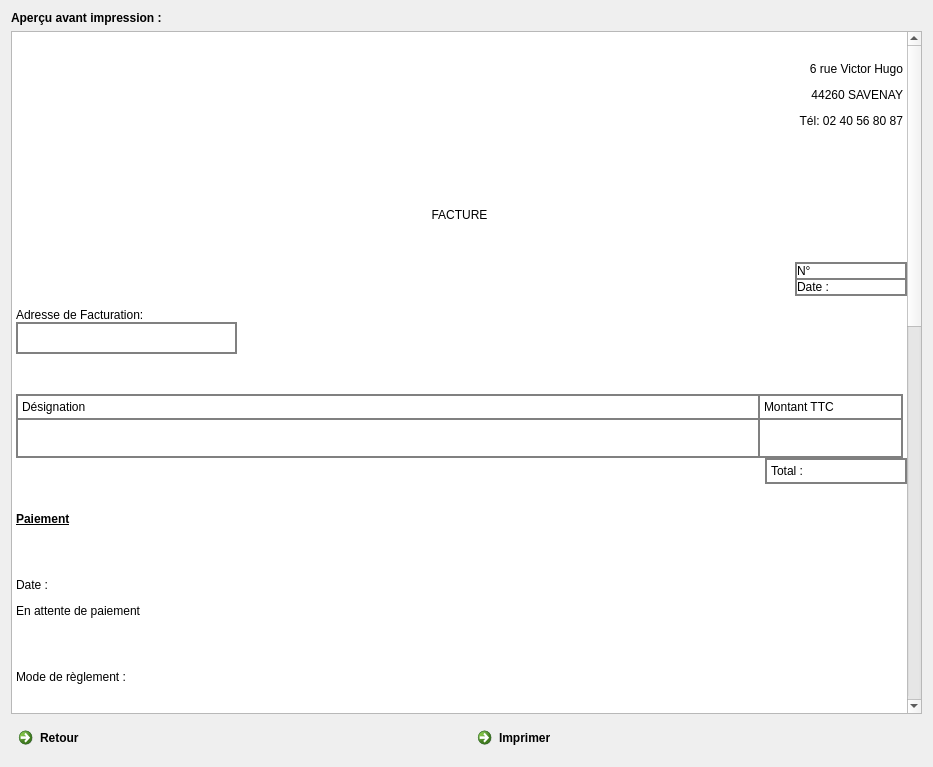
<?xml version="1.0" encoding="UTF-8"?>
<ui version="4.0">
 <class>F_ImprimerFacture</class>
 <widget class="QDialog" name="F_ImprimerFacture">
  <property name="geometry">
   <rect>
    <x>0</x>
    <y>0</y>
    <width>933</width>
    <height>767</height>
   </rect>
  </property>
  <property name="windowTitle">
   <string>Dialog</string>
  </property>
  <layout class="QGridLayout" name="gridLayout">
   <item row="1" column="0">
    <layout class="QVBoxLayout" name="verticalLayout">
     <item>
      <widget class="QLabel" name="Lb_Contenu">
       <property name="font">
        <font>
         <weight>75</weight>
         <bold>true</bold>
        </font>
       </property>
       <property name="text">
        <string>Aperçu avant impression :</string>
       </property>
      </widget>
     </item>
     <item>
      <widget class="QTextEdit" name="TxE_Contenu">
       <property name="readOnly">
        <bool>true</bool>
       </property>
       <property name="html">
        <string>&lt;!DOCTYPE HTML PUBLIC &quot;-//W3C//DTD HTML 4.0//EN&quot; &quot;http://www.w3.org/TR/REC-html40/strict.dtd&quot;&gt;
&lt;html&gt;&lt;head&gt;&lt;meta name=&quot;qrichtext&quot; content=&quot;1&quot; /&gt;&lt;style type=&quot;text/css&quot;&gt;
p, li { white-space: pre-wrap; }
&lt;/style&gt;&lt;/head&gt;&lt;body style=&quot; font-family:'Noto Sans'; font-size:9pt; font-weight:400; font-style:normal;&quot;&gt;
&lt;p style=&quot; margin-top:0px; margin-bottom:0px; margin-left:0px; margin-right:0px; -qt-block-indent:0; text-indent:0px;&quot;&gt;&lt;img src=&quot;:/logo-ludo.png&quot; width=&quot;480&quot; height=&quot;100&quot; style=&quot;float: left;&quot; /&gt; &lt;/p&gt;
&lt;p align=&quot;right&quot; style=&quot; margin-top:12px; margin-bottom:12px; margin-left:0px; margin-right:0px; -qt-block-indent:0; text-indent:0px;&quot;&gt;6 rue Victor Hugo&lt;/p&gt;
&lt;p align=&quot;right&quot; style=&quot; margin-top:12px; margin-bottom:12px; margin-left:0px; margin-right:0px; -qt-block-indent:0; text-indent:0px;&quot;&gt;44260 SAVENAY&lt;/p&gt;
&lt;p align=&quot;right&quot; style=&quot; margin-top:12px; margin-bottom:12px; margin-left:0px; margin-right:0px; -qt-block-indent:0; text-indent:0px;&quot;&gt;Tél: 02 40 56 80 87&lt;/p&gt;
&lt;p style=&quot; margin-top:0px; margin-bottom:0px; margin-left:0px; margin-right:0px; -qt-block-indent:0; text-indent:0px;&quot;&gt;&lt;br /&gt;&lt;br /&gt;&lt;br /&gt;&lt;/p&gt;
&lt;p align=&quot;center&quot; style=&quot; margin-top:12px; margin-bottom:0px; margin-left:0px; margin-right:0px; -qt-block-indent:0; text-indent:0px; line-height:100%; background-color:transparent;&quot;&gt;&lt;span style=&quot; background-color:transparent;&quot;&gt;FACTURE&lt;/span&gt;&lt;/p&gt;
&lt;p align=&quot;center&quot; style=&quot; margin-top:12px; margin-bottom:0px; margin-left:0px; margin-right:0px; -qt-block-indent:0; text-indent:0px; line-height:100%; background-color:transparent;&quot;&gt;&lt;br /&gt;&lt;/p&gt;
&lt;p align=&quot;right&quot; style=&quot;-qt-paragraph-type:empty; margin-top:0px; margin-bottom:0px; margin-left:0px; margin-right:0px; -qt-block-indent:0; text-indent:0px;&quot;&gt;&lt;br /&gt;&lt;/p&gt;
&lt;table border=&quot;1&quot; style=&quot; border-style:solid; margin-top:0px; margin-bottom:0px; margin-left:0px; margin-right:0px;&quot; align=&quot;right&quot; width=&quot;118&quot; cellspacing=&quot;0&quot; cellpadding=&quot;4&quot;&gt;
&lt;tr&gt;
&lt;td width=&quot;108&quot; style=&quot; vertical-align:top; padding-left:0; padding-right:0; padding-top:0; padding-bottom:0;&quot;&gt;
&lt;p style=&quot; margin-top:12px; margin-bottom:12px; margin-left:0px; margin-right:0px; -qt-block-indent:0; text-indent:0px;&quot;&gt;N° &lt;/p&gt;&lt;/td&gt;&lt;/tr&gt;
&lt;tr&gt;
&lt;td style=&quot; vertical-align:top; padding-left:0; padding-right:0; padding-top:0; padding-bottom:0;&quot;&gt;
&lt;p style=&quot; margin-top:12px; margin-bottom:12px; margin-left:0px; margin-right:0px; -qt-block-indent:0; text-indent:0px;&quot;&gt;Date : &lt;/p&gt;&lt;/td&gt;&lt;/tr&gt;&lt;/table&gt;
&lt;p style=&quot; margin-top:12px; margin-bottom:0px; margin-left:0px; margin-right:0px; -qt-block-indent:0; text-indent:0px; line-height:100%; background-color:transparent;&quot;&gt;&lt;span style=&quot; background-color:transparent;&quot;&gt;Adresse de Facturation:&lt;/span&gt;&lt;/p&gt;
&lt;table border=&quot;1&quot; style=&quot; border-style:solid; margin-top:0px; margin-bottom:0px; margin-left:0px; margin-right:0px;&quot; width=&quot;227&quot; cellspacing=&quot;0&quot; cellpadding=&quot;4&quot;&gt;
&lt;tr&gt;
&lt;td width=&quot;217&quot; style=&quot; vertical-align:top; padding-left:0; padding-right:0; padding-top:0; padding-bottom:0;&quot;&gt;
&lt;p style=&quot; margin-top:12px; margin-bottom:12px; margin-left:0px; margin-right:0px; -qt-block-indent:0; text-indent:0px;&quot;&gt;&lt;br /&gt;&lt;/p&gt;&lt;/td&gt;&lt;/tr&gt;&lt;/table&gt;
&lt;p style=&quot; margin-top:12px; margin-bottom:0px; margin-left:0px; margin-right:0px; -qt-block-indent:0; text-indent:0px; line-height:100%; background-color:transparent;&quot;&gt;&lt;br /&gt;&lt;/p&gt;
&lt;table border=&quot;1&quot; style=&quot; border-style:solid; margin-top:0px; margin-bottom:0px; margin-left:0px; margin-right:0px;&quot; align=&quot;right&quot; width=&quot;100%&quot; cellspacing=&quot;0&quot; cellpadding=&quot;4&quot;&gt;
&lt;tr&gt;
&lt;td width=&quot;84%&quot;&gt;
&lt;p style=&quot; margin-top:12px; margin-bottom:12px; margin-left:0px; margin-right:0px; -qt-block-indent:0; text-indent:0px;&quot;&gt;Désignation &lt;/p&gt;&lt;/td&gt;
&lt;td width=&quot;16%&quot;&gt;
&lt;p style=&quot; margin-top:12px; margin-bottom:12px; margin-left:0px; margin-right:0px; -qt-block-indent:0; text-indent:0px;&quot;&gt;Montant TTC &lt;/p&gt;&lt;/td&gt;&lt;/tr&gt;
&lt;tr&gt;
&lt;td&gt;
&lt;p style=&quot; margin-top:12px; margin-bottom:12px; margin-left:0px; margin-right:0px; -qt-block-indent:0; text-indent:0px;&quot;&gt;&lt;br /&gt;&lt;/p&gt;&lt;/td&gt;
&lt;td&gt;
&lt;p style=&quot; margin-top:12px; margin-bottom:12px; margin-left:0px; margin-right:0px; -qt-block-indent:0; text-indent:0px;&quot;&gt;&lt;br /&gt;&lt;/p&gt;&lt;/td&gt;&lt;/tr&gt;&lt;/table&gt;
&lt;table border=&quot;1&quot; style=&quot; border-style:solid; margin-top:0px; margin-bottom:0px; margin-left:0px; margin-right:0px;&quot; align=&quot;right&quot; width=&quot;16%&quot; cellspacing=&quot;0&quot; cellpadding=&quot;4&quot;&gt;
&lt;tr&gt;
&lt;td&gt;
&lt;p style=&quot; margin-top:0px; margin-bottom:0px; margin-left:0px; margin-right:0px; -qt-block-indent:0; text-indent:0px;&quot;&gt;Total : &lt;/p&gt;&lt;/td&gt;&lt;/tr&gt;&lt;/table&gt;
&lt;p style=&quot; margin-top:0px; margin-bottom:0px; margin-left:0px; margin-right:0px; -qt-block-indent:0; text-indent:0px;&quot;&gt;&lt;br /&gt;&lt;br /&gt;&lt;span style=&quot; font-weight:600; text-decoration: underline;&quot;&gt;Paiement&lt;/span&gt; &lt;/p&gt;
&lt;p style=&quot; margin-top:12px; margin-bottom:0px; margin-left:0px; margin-right:0px; -qt-block-indent:0; text-indent:0px; line-height:100%; background-color:transparent;&quot;&gt;&lt;br /&gt;&lt;/p&gt;
&lt;p style=&quot; margin-top:12px; margin-bottom:0px; margin-left:0px; margin-right:0px; -qt-block-indent:0; text-indent:0px; line-height:100%; background-color:transparent;&quot;&gt;&lt;span style=&quot; background-color:transparent;&quot;&gt;Date :&lt;/span&gt;&lt;/p&gt;
&lt;p style=&quot; margin-top:12px; margin-bottom:0px; margin-left:0px; margin-right:0px; -qt-block-indent:0; text-indent:0px; line-height:100%; background-color:transparent;&quot;&gt;&lt;span style=&quot; background-color:transparent;&quot;&gt;En attente de paiement&lt;/span&gt;&lt;/p&gt;
&lt;p style=&quot; margin-top:12px; margin-bottom:0px; margin-left:0px; margin-right:0px; -qt-block-indent:0; text-indent:0px; line-height:100%; background-color:transparent;&quot;&gt;&lt;br /&gt;&lt;/p&gt;
&lt;p style=&quot; margin-top:12px; margin-bottom:0px; margin-left:0px; margin-right:0px; -qt-block-indent:0; text-indent:0px; line-height:100%; background-color:transparent;&quot;&gt;&lt;span style=&quot; background-color:transparent;&quot;&gt;Mode de règlement :&lt;/span&gt;&lt;/p&gt;
&lt;p style=&quot; margin-top:12px; margin-bottom:0px; margin-left:0px; margin-right:0px; -qt-block-indent:0; text-indent:0px; line-height:100%; background-color:transparent;&quot;&gt;&lt;br /&gt;&lt;/p&gt;
&lt;table border=&quot;1&quot; style=&quot; border-style:solid; margin-top:0px; margin-bottom:0px; margin-left:0px; margin-right:0px;&quot; width=&quot;100%&quot; cellspacing=&quot;0&quot; cellpadding=&quot;4&quot;&gt;
&lt;tr&gt;
&lt;td width=&quot;33%&quot; style=&quot; vertical-align:top; padding-left:0; padding-right:0; padding-top:0; padding-bottom:0;&quot;&gt;
&lt;p style=&quot; margin-top:12px; margin-bottom:12px; margin-left:0px; margin-right:0px; -qt-block-indent:0; text-indent:0px;&quot;&gt;Chèque &lt;/p&gt;&lt;/td&gt;
&lt;td width=&quot;33%&quot; style=&quot; vertical-align:top; padding-left:0; padding-right:0; padding-top:0; padding-bottom:0;&quot;&gt;
&lt;p style=&quot; margin-top:12px; margin-bottom:12px; margin-left:0px; margin-right:0px; -qt-block-indent:0; text-indent:0px;&quot;&gt;Numéraire &lt;/p&gt;&lt;/td&gt;
&lt;td width=&quot;33%&quot; style=&quot; vertical-align:top; padding-left:0; padding-right:0; padding-top:0; padding-bottom:0;&quot;&gt;
&lt;p style=&quot; margin-top:12px; margin-bottom:12px; margin-left:0px; margin-right:0px; -qt-block-indent:0; text-indent:0px;&quot;&gt;Virement &lt;/p&gt;&lt;/td&gt;&lt;/tr&gt;
&lt;tr&gt;
&lt;td style=&quot; vertical-align:top; padding-left:0; padding-right:0; padding-top:0; padding-bottom:0;&quot;&gt;
&lt;p style=&quot; margin-top:12px; margin-bottom:12px; margin-left:0px; margin-right:0px; -qt-block-indent:0; text-indent:0px;&quot;&gt;Banque : &lt;/p&gt;
&lt;p style=&quot; margin-top:12px; margin-bottom:12px; margin-left:0px; margin-right:0px; -qt-block-indent:0; text-indent:0px;&quot;&gt;Numéro : &lt;/p&gt;&lt;/td&gt;
&lt;td style=&quot; vertical-align:top; padding-left:0; padding-right:0; padding-top:0; padding-bottom:0;&quot;&gt;
&lt;p style=&quot; margin-top:12px; margin-bottom:12px; margin-left:0px; margin-right:0px; -qt-block-indent:0; text-indent:0px;&quot;&gt;&lt;br /&gt;&lt;/p&gt;&lt;/td&gt;
&lt;td style=&quot; vertical-align:top; padding-left:0; padding-right:0; padding-top:0; padding-bottom:0;&quot;&gt;
&lt;p style=&quot; margin-top:12px; margin-bottom:12px; margin-left:0px; margin-right:0px; -qt-block-indent:0; text-indent:0px;&quot;&gt;&lt;br /&gt;&lt;/p&gt;&lt;/td&gt;&lt;/tr&gt;&lt;/table&gt;
&lt;p style=&quot; margin-top:12px; margin-bottom:0px; margin-left:0px; margin-right:0px; -qt-block-indent:0; text-indent:0px; line-height:100%; background-color:transparent;&quot;&gt;&lt;br /&gt;&lt;/p&gt;
&lt;p style=&quot; margin-top:0px; margin-bottom:0px; margin-left:0px; margin-right:0px; -qt-block-indent:0; text-indent:0px;&quot;&gt;&lt;img src=&quot;:/logo-ludo.png&quot; width=&quot;480&quot; height=&quot;100&quot; style=&quot;float: left;&quot; /&gt; &lt;/p&gt;
&lt;p align=&quot;right&quot; style=&quot; margin-top:12px; margin-bottom:12px; margin-left:0px; margin-right:0px; -qt-block-indent:0; text-indent:0px;&quot;&gt;6 rue Victor Hugo&lt;/p&gt;
&lt;p align=&quot;right&quot; style=&quot; margin-top:12px; margin-bottom:12px; margin-left:0px; margin-right:0px; -qt-block-indent:0; text-indent:0px;&quot;&gt;44260 SAVENAY&lt;/p&gt;
&lt;p align=&quot;right&quot; style=&quot; margin-top:12px; margin-bottom:12px; margin-left:0px; margin-right:0px; -qt-block-indent:0; text-indent:0px;&quot;&gt;Tél: 02 40 56 80 87&lt;/p&gt;
&lt;p style=&quot; margin-top:0px; margin-bottom:0px; margin-left:0px; margin-right:0px; -qt-block-indent:0; text-indent:0px;&quot;&gt;&lt;br /&gt;&lt;br /&gt;&lt;br /&gt;&lt;/p&gt;
&lt;p align=&quot;center&quot; style=&quot; margin-top:12px; margin-bottom:0px; margin-left:0px; margin-right:0px; -qt-block-indent:0; text-indent:0px; line-height:100%; background-color:transparent;&quot;&gt;&lt;span style=&quot; background-color:transparent;&quot;&gt;FACTURE&lt;/span&gt;&lt;/p&gt;
&lt;p align=&quot;center&quot; style=&quot; margin-top:12px; margin-bottom:0px; margin-left:0px; margin-right:0px; -qt-block-indent:0; text-indent:0px; line-height:100%; background-color:transparent;&quot;&gt;&lt;br /&gt;&lt;/p&gt;
&lt;p align=&quot;right&quot; style=&quot;-qt-paragraph-type:empty; margin-top:0px; margin-bottom:0px; margin-left:0px; margin-right:0px; -qt-block-indent:0; text-indent:0px;&quot;&gt;&lt;br /&gt;&lt;/p&gt;
&lt;table border=&quot;1&quot; style=&quot; border-style:solid; margin-top:0px; margin-bottom:0px; margin-left:0px; margin-right:0px;&quot; align=&quot;right&quot; width=&quot;118&quot; cellspacing=&quot;0&quot; cellpadding=&quot;4&quot;&gt;
&lt;tr&gt;
&lt;td width=&quot;108&quot; style=&quot; vertical-align:top; padding-left:0; padding-right:0; padding-top:0; padding-bottom:0;&quot;&gt;
&lt;p style=&quot; margin-top:12px; margin-bottom:12px; margin-left:0px; margin-right:0px; -qt-block-indent:0; text-indent:0px;&quot;&gt;N° &lt;/p&gt;&lt;/td&gt;&lt;/tr&gt;
&lt;tr&gt;
&lt;td style=&quot; vertical-align:top; padding-left:0; padding-right:0; padding-top:0; padding-bottom:0;&quot;&gt;
&lt;p style=&quot; margin-top:12px; margin-bottom:12px; margin-left:0px; margin-right:0px; -qt-block-indent:0; text-indent:0px;&quot;&gt;Date : &lt;/p&gt;&lt;/td&gt;&lt;/tr&gt;&lt;/table&gt;
&lt;p style=&quot; margin-top:12px; margin-bottom:0px; margin-left:0px; margin-right:0px; -qt-block-indent:0; text-indent:0px; line-height:100%; background-color:transparent;&quot;&gt;&lt;span style=&quot; background-color:transparent;&quot;&gt;Adresse de Facturation:&lt;/span&gt;&lt;/p&gt;
&lt;table border=&quot;1&quot; style=&quot; border-style:solid; margin-top:0px; margin-bottom:0px; margin-left:0px; margin-right:0px;&quot; width=&quot;227&quot; cellspacing=&quot;0&quot; cellpadding=&quot;4&quot;&gt;
&lt;tr&gt;
&lt;td width=&quot;217&quot; style=&quot; vertical-align:top; padding-left:0; padding-right:0; padding-top:0; padding-bottom:0;&quot;&gt;
&lt;p style=&quot; margin-top:12px; margin-bottom:12px; margin-left:0px; margin-right:0px; -qt-block-indent:0; text-indent:0px;&quot;&gt;&lt;br /&gt;&lt;/p&gt;&lt;/td&gt;&lt;/tr&gt;&lt;/table&gt;
&lt;p style=&quot; margin-top:12px; margin-bottom:0px; margin-left:0px; margin-right:0px; -qt-block-indent:0; text-indent:0px; line-height:100%; background-color:transparent;&quot;&gt;&lt;br /&gt;&lt;/p&gt;
&lt;table border=&quot;1&quot; style=&quot; border-style:solid; margin-top:0px; margin-bottom:0px; margin-left:0px; margin-right:0px;&quot; align=&quot;right&quot; width=&quot;100%&quot; cellspacing=&quot;0&quot; cellpadding=&quot;4&quot;&gt;
&lt;tr&gt;
&lt;td width=&quot;84%&quot;&gt;
&lt;p style=&quot; margin-top:12px; margin-bottom:12px; margin-left:0px; margin-right:0px; -qt-block-indent:0; text-indent:0px;&quot;&gt;Désignation &lt;/p&gt;&lt;/td&gt;
&lt;td width=&quot;16%&quot;&gt;
&lt;p style=&quot; margin-top:12px; margin-bottom:12px; margin-left:0px; margin-right:0px; -qt-block-indent:0; text-indent:0px;&quot;&gt;Montant TTC &lt;/p&gt;&lt;/td&gt;&lt;/tr&gt;
&lt;tr&gt;
&lt;td&gt;
&lt;p style=&quot; margin-top:12px; margin-bottom:12px; margin-left:0px; margin-right:0px; -qt-block-indent:0; text-indent:0px;&quot;&gt;&lt;br /&gt;&lt;/p&gt;&lt;/td&gt;
&lt;td&gt;
&lt;p style=&quot; margin-top:12px; margin-bottom:12px; margin-left:0px; margin-right:0px; -qt-block-indent:0; text-indent:0px;&quot;&gt;&lt;br /&gt;&lt;/p&gt;&lt;/td&gt;&lt;/tr&gt;&lt;/table&gt;
&lt;table border=&quot;1&quot; style=&quot; border-style:solid; margin-top:0px; margin-bottom:0px; margin-left:0px; margin-right:0px;&quot; align=&quot;right&quot; width=&quot;16%&quot; cellspacing=&quot;0&quot; cellpadding=&quot;4&quot;&gt;
&lt;tr&gt;
&lt;td&gt;
&lt;p style=&quot; margin-top:0px; margin-bottom:0px; margin-left:0px; margin-right:0px; -qt-block-indent:0; text-indent:0px;&quot;&gt;Total : &lt;/p&gt;&lt;/td&gt;&lt;/tr&gt;&lt;/table&gt;
&lt;p style=&quot; margin-top:0px; margin-bottom:0px; margin-left:0px; margin-right:0px; -qt-block-indent:0; text-indent:0px;&quot;&gt;&lt;br /&gt;&lt;br /&gt;&lt;span style=&quot; font-weight:600; text-decoration: underline;&quot;&gt;Paiement&lt;/span&gt; &lt;/p&gt;
&lt;p style=&quot; margin-top:12px; margin-bottom:0px; margin-left:0px; margin-right:0px; -qt-block-indent:0; text-indent:0px; line-height:100%; background-color:transparent;&quot;&gt;&lt;br /&gt;&lt;/p&gt;
&lt;p style=&quot; margin-top:12px; margin-bottom:0px; margin-left:0px; margin-right:0px; -qt-block-indent:0; text-indent:0px; line-height:100%; background-color:transparent;&quot;&gt;&lt;span style=&quot; background-color:transparent;&quot;&gt;Date :&lt;/span&gt;&lt;/p&gt;
&lt;p style=&quot; margin-top:12px; margin-bottom:0px; margin-left:0px; margin-right:0px; -qt-block-indent:0; text-indent:0px; line-height:100%; background-color:transparent;&quot;&gt;&lt;span style=&quot; background-color:transparent;&quot;&gt;En attente de paiement&lt;/span&gt;&lt;/p&gt;
&lt;p style=&quot; margin-top:12px; margin-bottom:0px; margin-left:0px; margin-right:0px; -qt-block-indent:0; text-indent:0px; line-height:100%; background-color:transparent;&quot;&gt;&lt;br /&gt;&lt;/p&gt;
&lt;p style=&quot; margin-top:12px; margin-bottom:0px; margin-left:0px; margin-right:0px; -qt-block-indent:0; text-indent:0px; line-height:100%; background-color:transparent;&quot;&gt;&lt;span style=&quot; background-color:transparent;&quot;&gt;Mode de règlement :&lt;/span&gt;&lt;/p&gt;
&lt;p style=&quot; margin-top:12px; margin-bottom:0px; margin-left:0px; margin-right:0px; -qt-block-indent:0; text-indent:0px; line-height:100%; background-color:transparent;&quot;&gt;&lt;br /&gt;&lt;/p&gt;
&lt;table border=&quot;1&quot; style=&quot; border-style:solid; margin-top:0px; margin-bottom:0px; margin-left:0px; margin-right:0px;&quot; width=&quot;100%&quot; cellspacing=&quot;0&quot; cellpadding=&quot;4&quot;&gt;
&lt;tr&gt;
&lt;td width=&quot;33%&quot; style=&quot; vertical-align:top; padding-left:0; padding-right:0; padding-top:0; padding-bottom:0;&quot;&gt;
&lt;p style=&quot; margin-top:12px; margin-bottom:12px; margin-left:0px; margin-right:0px; -qt-block-indent:0; text-indent:0px;&quot;&gt;Chèque &lt;/p&gt;&lt;/td&gt;
&lt;td width=&quot;33%&quot; style=&quot; vertical-align:top; padding-left:0; padding-right:0; padding-top:0; padding-bottom:0;&quot;&gt;
&lt;p style=&quot; margin-top:12px; margin-bottom:12px; margin-left:0px; margin-right:0px; -qt-block-indent:0; text-indent:0px;&quot;&gt;Numéraire &lt;/p&gt;&lt;/td&gt;
&lt;td width=&quot;33%&quot; style=&quot; vertical-align:top; padding-left:0; padding-right:0; padding-top:0; padding-bottom:0;&quot;&gt;
&lt;p style=&quot; margin-top:12px; margin-bottom:12px; margin-left:0px; margin-right:0px; -qt-block-indent:0; text-indent:0px;&quot;&gt;Virement &lt;/p&gt;&lt;/td&gt;&lt;/tr&gt;
&lt;tr&gt;
&lt;td style=&quot; vertical-align:top; padding-left:0; padding-right:0; padding-top:0; padding-bottom:0;&quot;&gt;
&lt;p style=&quot; margin-top:12px; margin-bottom:12px; margin-left:0px; margin-right:0px; -qt-block-indent:0; text-indent:0px;&quot;&gt;Banque : &lt;/p&gt;
&lt;p style=&quot; margin-top:12px; margin-bottom:12px; margin-left:0px; margin-right:0px; -qt-block-indent:0; text-indent:0px;&quot;&gt;Numéro : &lt;/p&gt;&lt;/td&gt;
&lt;td style=&quot; vertical-align:top; padding-left:0; padding-right:0; padding-top:0; padding-bottom:0;&quot;&gt;
&lt;p style=&quot; margin-top:12px; margin-bottom:12px; margin-left:0px; margin-right:0px; -qt-block-indent:0; text-indent:0px;&quot;&gt;&lt;br /&gt;&lt;/p&gt;&lt;/td&gt;
&lt;td style=&quot; vertical-align:top; padding-left:0; padding-right:0; padding-top:0; padding-bottom:0;&quot;&gt;
&lt;p style=&quot; margin-top:12px; margin-bottom:12px; margin-left:0px; margin-right:0px; -qt-block-indent:0; text-indent:0px;&quot;&gt;&lt;br /&gt;&lt;/p&gt;&lt;/td&gt;&lt;/tr&gt;&lt;/table&gt;
&lt;p style=&quot; margin-top:12px; margin-bottom:0px; margin-left:0px; margin-right:0px; -qt-block-indent:0; text-indent:0px; line-height:100%; background-color:transparent;&quot;&gt;&lt;br /&gt;&lt;/p&gt;&lt;/body&gt;&lt;/html&gt;</string>
       </property>
      </widget>
     </item>
    </layout>
   </item>
   <item row="2" column="0">
    <layout class="QHBoxLayout" name="horizontalLayout_2">
     <item>
      <widget class="QCommandLinkButton" name="Bt_Quitter">
       <property name="text">
        <string>Retour</string>
       </property>
       <property name="icon">
        <iconset resource="ImagesIcones.qrc">
         <normaloff>:/Annuler.png</normaloff>:/Annuler.png</iconset>
       </property>
      </widget>
     </item>
     <item>
      <widget class="QCommandLinkButton" name="Bt_Imprimer">
       <property name="text">
        <string>Imprimer</string>
       </property>
       <property name="icon">
        <iconset resource="ImagesIcones.qrc">
         <normaloff>:/Valider.png</normaloff>:/Valider.png</iconset>
       </property>
      </widget>
     </item>
    </layout>
   </item>
  </layout>
 </widget>
 <resources>
  <include location="ImagesIcones.qrc"/>
 </resources>
 <connections/>
</ui>
